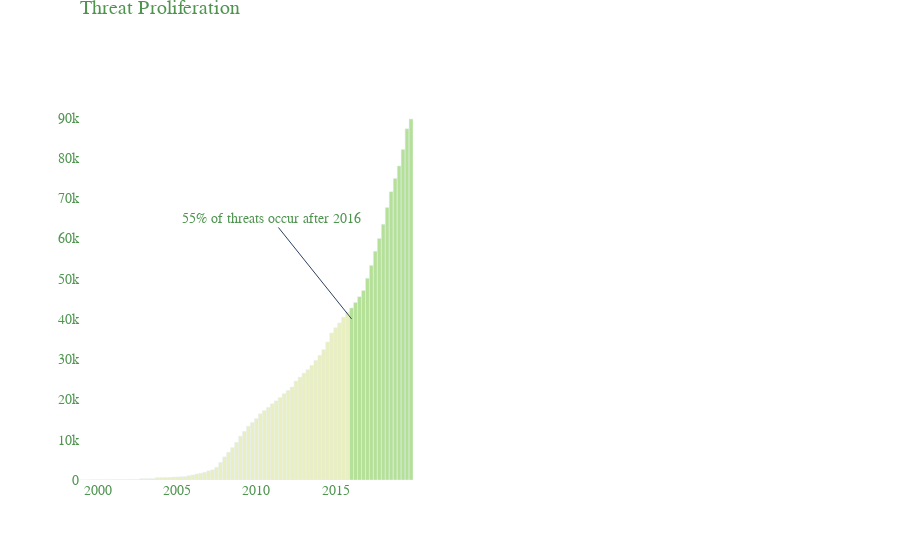

Write notebook code for a chart like this one.
### Code cell
# общая статистика
X = cve.pub_date.dt.to_period('Q').sort_index().value_counts()
X.index = X.index.to_timestamp()
X = X.sort_index()
X[X.index] = np.cumsum(X.values)

# 2 Plots
# Left: cumulative, right rolling avg. growth rate
fig = make_subplots(rows=1,cols=2)
# Trace 1: Grey bars
fig.add_trace(
    go.Bar(
        x=X.index[:-16],
        y=X.values[:-16],
        marker_color="#E9EFC0",
    ),
    row=1,
    col=1
)

# Trace 2: Blue (emph) bars
fig.add_trace(
    go.Bar(
        x=X.index[-16:],
        y=X.values[-16:],
        marker_color="#B4E197"
    ), 
    row=1,
    col=1
)

# 
fig.update_layout(
    title=dict(
        text="Threat Proliferation",
        xref="paper",
        x=0., y=1.
    ),
    font=dict(
        family="Arial",
        size=14,
        color="#4E944F"
    ),
    xaxis=dict(
        showgrid=False
    ),
    yaxis=dict(
        showgrid=False
    ),annotations = [
        dict(
            ax=-80,
            ay=-100,
            x=X.index[-16],
            y=40000,
            text='55% of threats occur after 2016'
        )
    ],
    showlegend=False,
    paper_bgcolor='rgba(0,0,0,0)',
    plot_bgcolor='rgba(0,0,0,0)',
    bargap=0
)

fig.show()

### Figure 1 — Plotly figure (JSON) as saved in the notebook; plotly's stock layout.template omitted (floating-point values rounded to 4 significant figures)
{"data": [{"marker": {"color": "#E9EFC0"}, "type": "bar", "x": ["1999-01-01T00:00:00", "1999-04-01T00:00:00", "1999-07-01T00:00:00", "1999-10-01T00:00:00", "2000-01-01T00:00:00", "2000-04-01T00:00:00", "2000-07-01T00:00:00", "2000-10-01T00:00:00", "2001-01-01T00:00:00", "2001-04-01T00:00:00", "2001-07-01T00:00:00", "2001-10-01T00:00:00", "2002-01-01T00:00:00", "2002-04-01T00:00:00", "2002-07-01T00:00:00", "2002-10-01T00:00:00", "2003-01-01T00:00:00", "2003-04-01T00:00:00", "2003-07-01T00:00:00", "2003-10-01T00:00:00", "2004-01-01T00:00:00", "2004-04-01T00:00:00", "2004-07-01T00:00:00", "2004-10-01T00:00:00", "2005-01-01T00:00:00", "2005-04-01T00:00:00", "2005-07-01T00:00:00", "2005-10-01T00:00:00", "2006-01-01T00:00:00", "2006-04-01T00:00:00", "2006-07-01T00:00:00", "2006-10-01T00:00:00", "2007-01-01T00:00:00", "2007-04-01T00:00:00", "2007-07-01T00:00:00", "2007-10-01T00:00:00", "2008-01-01T00:00:00", "2008-04-01T00:00:00", "2008-07-01T00:00:00", "2008-10-01T00:00:00", "2009-01-01T00:00:00", "2009-04-01T00:00:00", "2009-07-01T00:00:00", "2009-10-01T00:00:00", "2010-01-01T00:00:00", "2010-04-01T00:00:00", "2010-07-01T00:00:00", "2010-10-01T00:00:00", "2011-01-01T00:00:00", "2011-04-01T00:00:00", "2011-07-01T00:00:00", "2011-10-01T00:00:00", "2012-01-01T00:00:00", "2012-04-01T00:00:00", "2012-07-01T00:00:00", "2012-10-01T00:00:00", "2013-01-01T00:00:00", "2013-04-01T00:00:00", "2013-07-01T00:00:00", "2013-10-01T00:00:00", "2014-01-01T00:00:00", "2014-04-01T00:00:00", "2014-07-01T00:00:00", "2014-10-01T00:00:00", "2015-01-01T00:00:00", "2015-04-01T00:00:00", "2015-07-01T00:00:00", "2015-10-01T00:00:00"], "xaxis": "x", "y": [7, 14, 29, 46, 51, 59, 60, 64, 71, 77, 84, 98, 103, 107, 113, 315, 320, 327, 335, 560, 573, 585, 600, 707, 728, 791, 831, 1063, 1238, 1475, 1681, 1927, 2267, 2520, 3153, 4362, 5740, 6880, 8027, 9353, 10876, 12069, 13358, 14262, 15237, 16429, 17233, 18017, 18918, 19649, 20463, 21413, 22245, 23092, 24557, 25548, 26517, 27378, 28468, 29673, 30950, 32339, 34265, 36498, 37811, 39008, 40420, 41715], "yaxis": "y"}, {"marker": {"color": "#B4E197"}, "type": "bar", "x": ["2016-01-01T00:00:00", "2016-04-01T00:00:00", "2016-07-01T00:00:00", "2016-10-01T00:00:00", "2017-01-01T00:00:00", "2017-04-01T00:00:00", "2017-07-01T00:00:00", "2017-10-01T00:00:00", "2018-01-01T00:00:00", "2018-04-01T00:00:00", "2018-07-01T00:00:00", "2018-10-01T00:00:00", "2019-01-01T00:00:00", "2019-04-01T00:00:00", "2019-07-01T00:00:00", "2019-10-01T00:00:00"], "xaxis": "x", "y": [42745, 44095, 45538, 47040, 50097, 53281, 56828, 60005, 63511, 67690, 71617, 74860, 78009, 82084, 87236, 89660], "yaxis": "y"}], "layout": {"annotations": [{"ax": -80, "ay": -100, "text": "55% of threats occur after 2016", "x": "2016-01-01T00:00:00", "y": 40000}], "bargap": 0, "font": {"color": "#4E944F", "family": "Arial", "size": 14}, "paper_bgcolor": "rgba(0,0,0,0)", "plot_bgcolor": "rgba(0,0,0,0)", "showlegend": false, "title": {"text": "Threat Proliferation", "x": 0, "xref": "paper", "y": 1}, "xaxis": {"anchor": "y", "domain": [0, 0.45], "showgrid": false}, "xaxis2": {"anchor": "y2", "domain": [0.55, 1]}, "yaxis": {"anchor": "x", "domain": [0, 1], "showgrid": false}, "yaxis2": {"anchor": "x2", "domain": [0, 1]}}}
